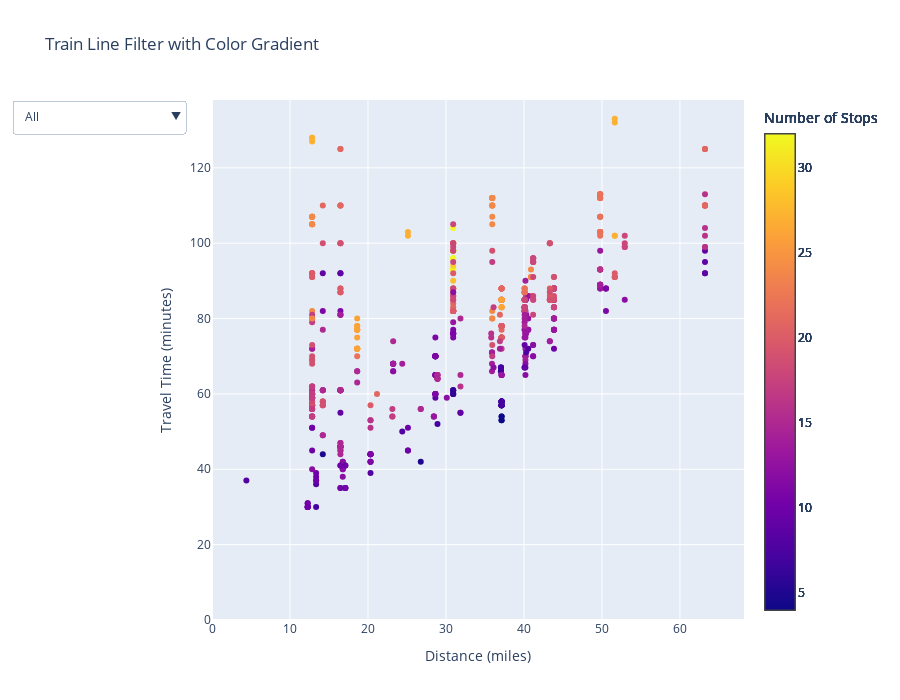

The cell this chart's notebook holds for it:
### Code cell
df = pd.DataFrame(num_stops)
df["travel_time"] = df["travel_time"] / 60  # Convert to hours

global_min = df["number_of_stops"].min()
global_max = df["number_of_stops"].max()
xaxis_max = df['distance'].max() + 5
yaxis_max = df['travel_time'].max() + 5
# Get unique train lines
train_lines = df["train_line"].unique()

# Create traces for each train line
fig = go.Figure()

# Define the colorscale for the gradient
colorscale = px.colors.sequential.Plasma

for line in train_lines:
    filtered_df = df[df["train_line"] == line]
    fig.add_trace(
        go.Scatter(
            x=filtered_df["distance"],
            y=filtered_df["travel_time"],
            mode="markers",
            marker=dict(
                color=filtered_df["number_of_stops"], 
                colorscale=colorscale,
                cmin=global_min,  
                cmax=global_max,  
                colorbar=dict(
                    title="Number of Stops",
                ),
            ),
            name=line, 
            hovertext=filtered_df["train_label"],
            visible=True, 
        )
    )


# Add dropdown buttons
buttons = [
    dict(
        label=line,
        method="update",
        args=[
            {"visible": [line == train for train in train_lines]}, 
            {"title": f"Train Line: {line}"},
        ],
    )
    for line in train_lines
]
buttons.insert(
    0,
    dict(
        label="All",
        method="update",
        args=[
            {"visible": [True] * len(train_lines)},  
            {"title": "All Train Lines"},
        ],
    )
)

# Update layout
fig.update_layout(
    updatemenus=[
        dict(
            buttons=buttons,
            direction="down",
            showactive=True,
        )
    ],
    title="Train Line Filter with Color Gradient",
    xaxis_range = [0,xaxis_max],
    yaxis_range = [0,yaxis_max],
    xaxis_title="Distance (miles)",
    yaxis_title="Travel Time (minutes)",
    height = 700,
    showlegend=False
)

fig.show()
